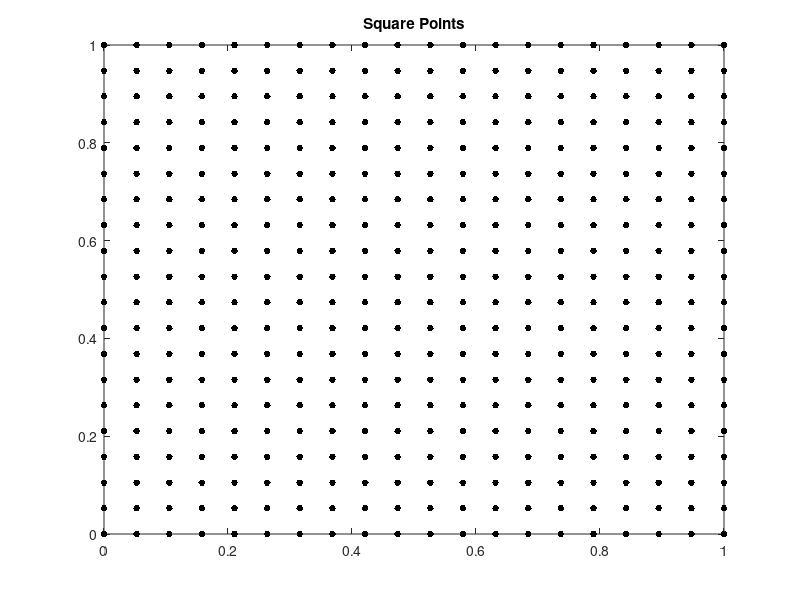

Here is the MATLAB script that generated this plot: (Note: this script raises an error after producing the figure.)
figure(1)
t = linspace(0, 1, 20);  %t is 20 equally spaced points from 0 to 1
[x, y] = meshgrid(t,t); % form a grid of (x,y) pairs on [0, 1]^2
x = x(:);
y = y(:);
plot(x, y, '.k', 'markersize', 15) % plots pairs of points,
title('Square Points')
% uses dot markers,  k = black color, size 15 markers

%%
s = 1 / 6;
L = tilt(s);

figure(2)
newGrid = L * [x, y]';
newx = newGrid(1, :)';
newy = newGrid(2, :)';
plot(newx, newy, '.k', 'markersize', 15)
title('Tilted Points')

%%
function L = tilt(s)
    L = [1 s; 0 1];
end